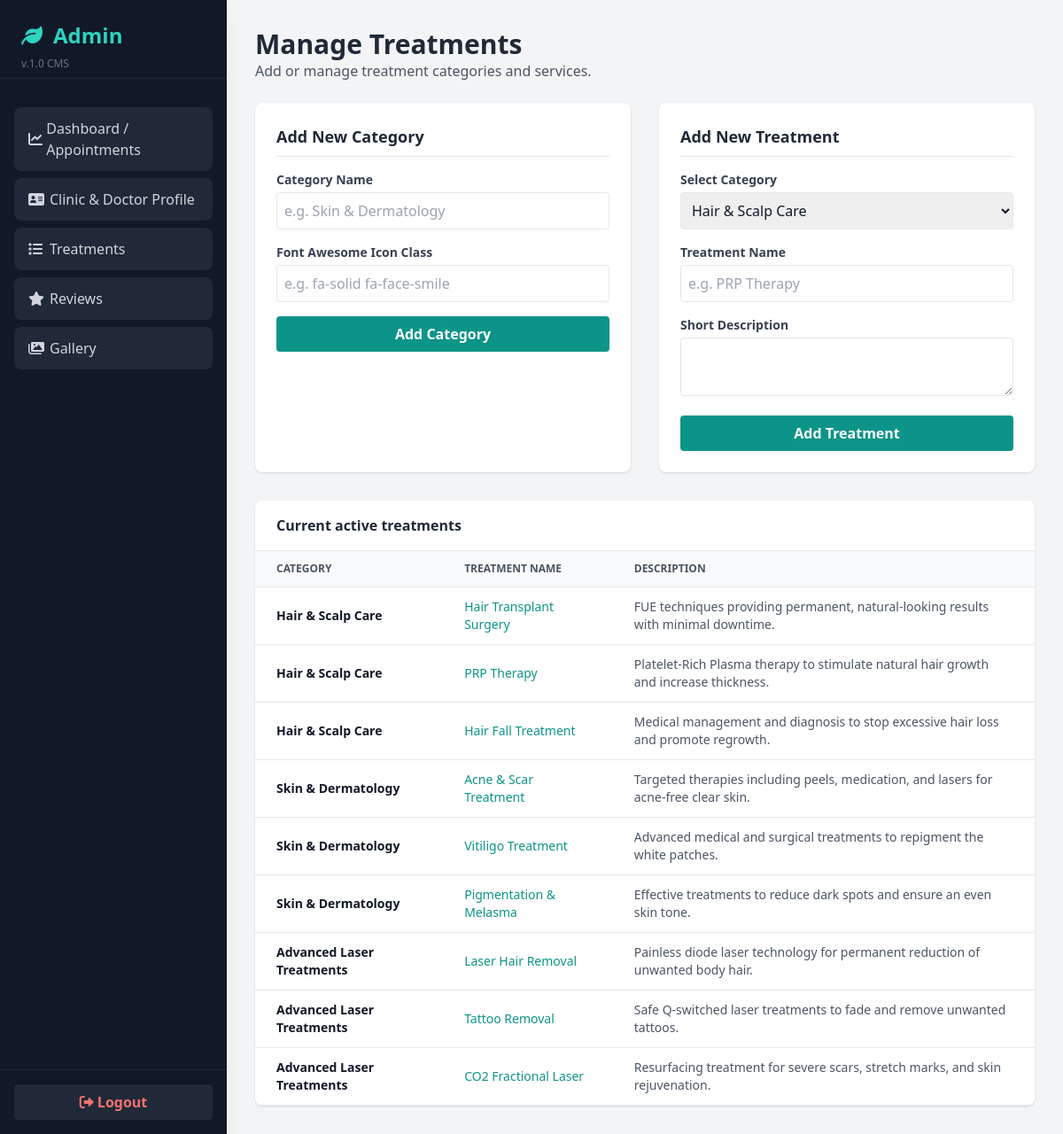
Screenshot of /admin/treatments (signed in) with the database file from the repository.
### tables this page shows
CREATE TABLE treatments (
    id INTEGER PRIMARY KEY AUTOINCREMENT,
    category_id INTEGER,
    name TEXT NOT NULL,
    description TEXT NOT NULL,
    FOREIGN KEY(category_id) REFERENCES categories(id)
);

CREATE TABLE categories (
    id INTEGER PRIMARY KEY AUTOINCREMENT,
    name TEXT NOT NULL,
    icon TEXT
);

### app.py (the view, shortened to what this page needs)
@app.route('/admin/treatments', methods=['GET', 'POST'])
def admin_treatments():
    if not login_required(): return redirect(url_for('admin_login'))
    conn = get_db_connection()
    categories = conn.execute('SELECT * FROM categories').fetchall()
    treatments = conn.execute('SELECT t.*, c.name as category_name FROM treatments t JOIN categories c ON t.category_id = c.id').fetchall()
    conn.close()
    return render_template('admin/treatments.html', categories=categories, treatments=treatments)

### app.py (called while the page is built)
def get_db_connection():
    conn = sqlite3.connect(os.path.join(basedir, 'database.db'))
    conn.row_factory = sqlite3.Row
    return conn

def get_settings():
    conn = get_db_connection()
    settings = conn.execute('SELECT * FROM settings').fetchall()
    conn.close()
    return {s['key_name']: s['value_text'] for s in settings}

@app.context_processor
def inject_settings():
    return dict(settings=get_settings())

def login_required():
    if 'admin_logged_in' not in session:
        return False
    return True

### templates/admin/treatments.html (shortened to what this page needs)
{% extends 'admin/base.html' %}
{% block content %}
    <div class="mb-6">
        <h2 class="text-3xl font-bold text-gray-800">Manage Treatments</h2>
        <p class="text-gray-600">Add or manage treatment categories and services.</p>
    </div>
    <div class="grid grid-cols-1 lg:grid-cols-2 gap-8 mb-8">
        <div class="bg-white rounded-lg shadow p-6">
            <h3 class="text-lg font-bold text-gray-800 border-b pb-2 mb-4">Add New Category</h3>
            <form method="POST" class="space-y-4">
                <div>
                    <label class="block text-sm font-bold text-gray-700 mb-1">Category Name</label>
                    <input type="text" name="name" required class="w-full border p-2 rounded" placeholder="e.g. Skin & Dermatology">
                </div>
                <div>
                    <label class="block text-sm font-bold text-gray-700 mb-1">Font Awesome Icon Class</label>
                    <input type="text" name="icon" required class="w-full border p-2 rounded" placeholder="e.g. fa-solid fa-face-smile">
                </div>
                <button type="submit" class="bg-teal-600 text-white font-bold py-2 px-4 rounded w-full">Add Category</button>
            </form>
        </div>
        <div class="bg-white rounded-lg shadow p-6">
            <h3 class="text-lg font-bold text-gray-800 border-b pb-2 mb-4">Add New Treatment</h3>
            <form method="POST" class="space-y-4">
                <div>
                    <label class="block text-sm font-bold text-gray-700 mb-1">Select Category</label>
                    <select name="category_id" class="w-full border p-2 rounded" required>
                        {% for cat in categories %}
                        <option value="{{ cat.id }}">{{ cat.name }}</option>
                        {% endfor %}
                    </select>
                </div>
                <div>
                    <label class="block text-sm font-bold text-gray-700 mb-1">Treatment Name</label>
                    <input type="text" name="name" required class="w-full border p-2 rounded" placeholder="e.g. PRP Therapy">
                </div>
                <div>
                    <label class="block text-sm font-bold text-gray-700 mb-1">Short Description</label>
                    <textarea name="description" rows="2" required class="w-full border p-2 rounded"></textarea>
                </div>
                <button type="submit" class="bg-teal-600 text-white font-bold py-2 px-4 rounded w-full">Add Treatment</button>
            </form>
        </div>
    </div>
    <div class="bg-white rounded-lg shadow overflow-hidden">
        <div class="px-6 py-4 border-b border-gray-200">
            <h3 class="font-bold text-gray-800">Current active treatments</h3>
        </div>
        <table class="w-full text-left border-collapse">
            <thead>
                <tr class="bg-gray-50 text-gray-600 uppercase text-xs">
                    <th class="py-3 px-6 border-b">Category</th>
                    <th class="py-3 px-6 border-b">Treatment Name</th>
                    <th class="py-3 px-6 border-b">Description</th>
                </tr>
            </thead>
            <tbody>
                {% for t in treatments %}
                <tr class="hover:bg-gray-50 text-sm border-b">
                    <td class="py-3 px-6 font-bold text-gray-900">{{ t.category_name }}</td>
                    <td class="py-3 px-6 font-medium text-teal-600">{{ t.name }}</td>
                    <td class="py-3 px-6 text-gray-600">{{ t.description }}</td>
                </tr>
                {% endfor %}
            </tbody>
        </table>
    </div>
{% endblock %}

### rows the page displays
treatments: category_name "Hair & Scalp Care", name "Hair Transplant Surgery", description "FUE techniques providing permanent, natural-looking results with minimal downtime."
treatments: category_name "Hair & Scalp Care", name "PRP Therapy", description "Platelet-Rich Plasma therapy to stimulate natural hair growth and increase thickness."
treatments: category_name "Hair & Scalp Care", name "Hair Fall Treatment", description "Medical management and diagnosis to stop excessive hair loss and promote regrowth."
treatments: category_name "Skin & Dermatology", name "Acne & Scar Treatment", description "Targeted therapies including peels, medication, and lasers for acne-free clear skin."
treatments: category_name "Skin & Dermatology", name "Vitiligo Treatment", description "Advanced medical and surgical treatments to repigment the white patches."
treatments: category_name "Skin & Dermatology", name "Pigmentation & Melasma", description "Effective treatments to reduce dark spots and ensure an even skin tone."
treatments: category_name "Advanced Laser Treatments", name "Laser Hair Removal", description "Painless diode laser technology for permanent reduction of unwanted body hair."
treatments: category_name "Advanced Laser Treatments", name "Tattoo Removal", description "Safe Q-switched laser treatments to fade and remove unwanted tattoos."
treatments: category_name "Advanced Laser Treatments", name "CO2 Fractional Laser", description "Resurfacing treatment for severe scars, stretch marks, and skin rejuvenation."

### other values shown
form field category_id "Hair & Scalp Care"
